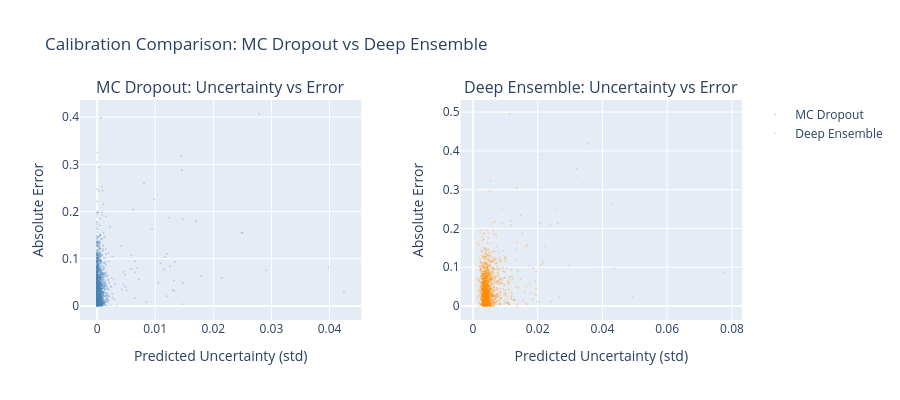

The notebook cell saved with this chart:
### Markdown cell above
### Side-by-Side Calibration

### Code cell
fig = make_subplots(
    rows=1,
    cols=2,
    subplot_titles=(
        "MC Dropout: Uncertainty vs Error",
        "Deep Ensemble: Uncertainty vs Error",
    ),
    horizontal_spacing=0.15,
)

n_scatter = min(2000, len(mc_std))
idx = np.random.choice(len(mc_std), n_scatter, replace=False)

fig.add_trace(
    go.Scattergl(
        x=mc_std[idx],
        y=mc_abs_error[idx],
        mode="markers",
        marker=dict(size=2, opacity=0.3, color="steelblue"),
        name="MC Dropout",
    ),
    row=1,
    col=1,
)
fig.add_trace(
    go.Scattergl(
        x=ens_std[idx],
        y=ens_abs_error[idx],
        mode="markers",
        marker=dict(size=2, opacity=0.3, color="darkorange"),
        name="Deep Ensemble",
    ),
    row=1,
    col=2,
)

fig.update_xaxes(title_text="Predicted Uncertainty (std)", row=1, col=1)
fig.update_xaxes(title_text="Predicted Uncertainty (std)", row=1, col=2)
fig.update_yaxes(title_text="Absolute Error", row=1, col=1)
fig.update_yaxes(title_text="Absolute Error", row=1, col=2)
fig.update_layout(
    width=900, height=400, title_text="Calibration Comparison: MC Dropout vs Deep Ensemble"
)
fig.show()

### Figure 1 — Plotly figure (JSON) as saved in the notebook; plotly's stock layout.template omitted (floating-point values rounded to 4 significant figures; data arrays with more than 128 entries replaced by an {"elided": "..."} marker saying what was removed)
{"data": [{"marker": {"color": "steelblue", "opacity": 0.3, "size": 2}, "mode": "markers", "name": "MC Dropout", "type": "scattergl", "x": {"elided": "2000 float values"}, "xaxis": "x", "y": {"elided": "2000 float values"}, "yaxis": "y"}, {"marker": {"color": "darkorange", "opacity": 0.3, "size": 2}, "mode": "markers", "name": "Deep Ensemble", "type": "scattergl", "x": {"elided": "2000 float values"}, "xaxis": "x2", "y": {"elided": "2000 float values"}, "yaxis": "y2"}], "layout": {"annotations": [{"font": {"size": 16}, "showarrow": false, "text": "MC Dropout: Uncertainty vs Error", "x": 0.2125, "xanchor": "center", "xref": "paper", "y": 1.0, "yanchor": "bottom", "yref": "paper"}, {"font": {"size": 16}, "showarrow": false, "text": "Deep Ensemble: Uncertainty vs Error", "x": 0.7875, "xanchor": "center", "xref": "paper", "y": 1.0, "yanchor": "bottom", "yref": "paper"}], "height": 400, "title": {"text": "Calibration Comparison: MC Dropout vs Deep Ensemble"}, "width": 900, "xaxis": {"anchor": "y", "domain": [0.0, 0.425], "title": {"text": "Predicted Uncertainty (std)"}}, "xaxis2": {"anchor": "y2", "domain": [0.575, 1.0], "title": {"text": "Predicted Uncertainty (std)"}}, "yaxis": {"anchor": "x", "domain": [0.0, 1.0], "title": {"text": "Absolute Error"}}, "yaxis2": {"anchor": "x2", "domain": [0.0, 1.0], "title": {"text": "Absolute Error"}}}}
